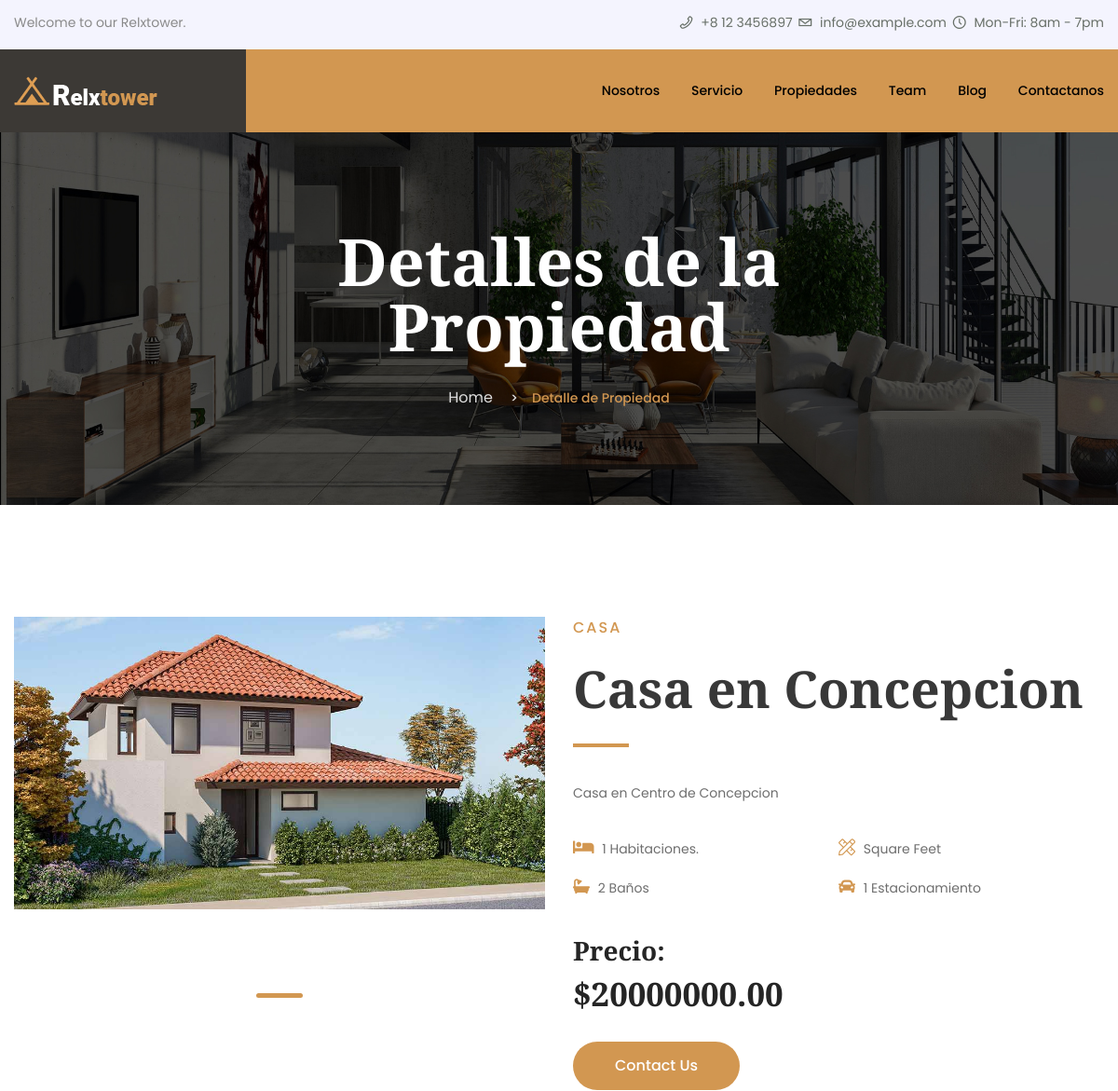
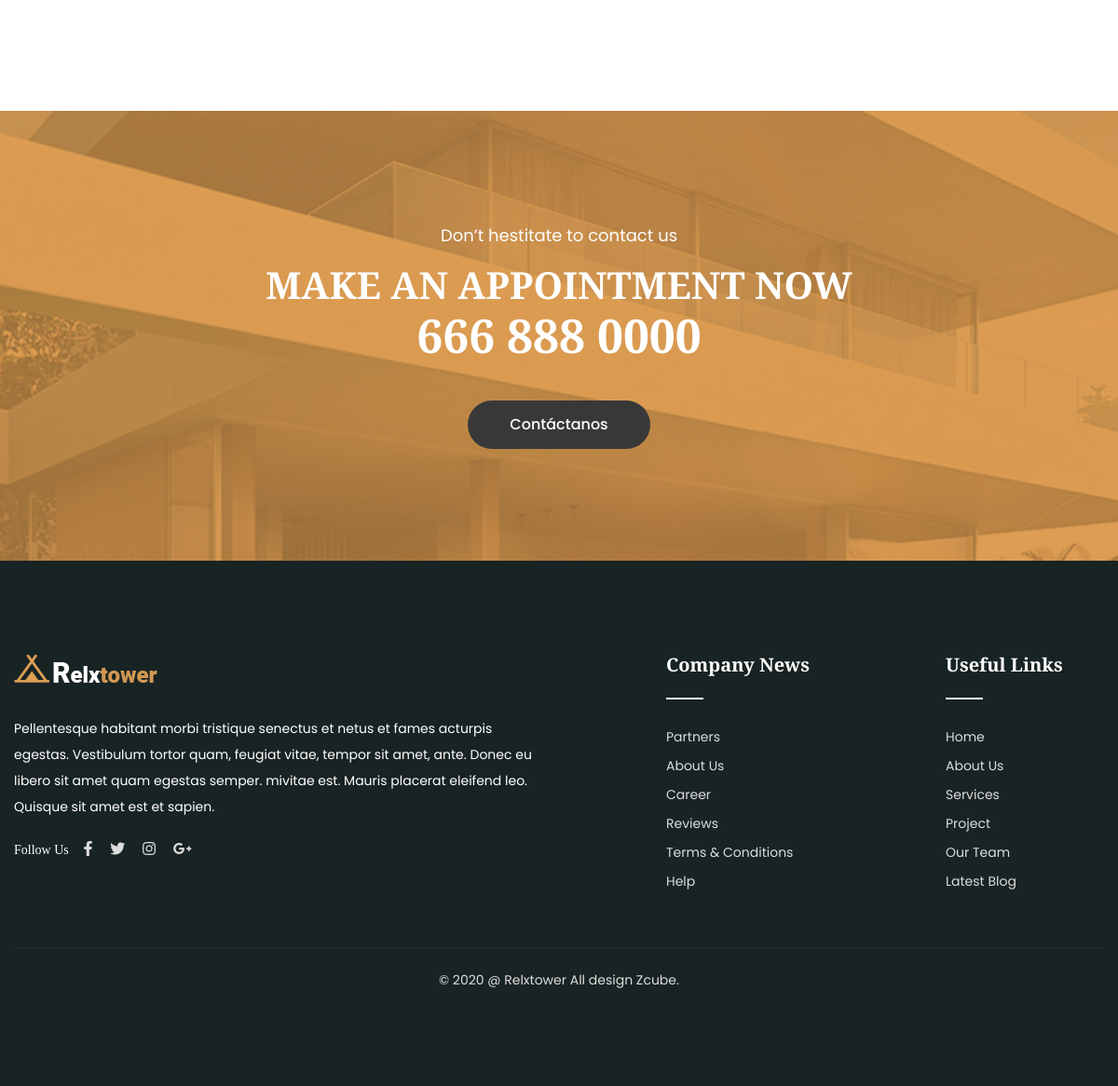
/detail/3, run on the app's committed database (2 pictures, top to bottom).
### real_state/models.py (models this page shows, shortened)
class Property(models.Model):
    SALE = 'sale'
    RENT = 'rent'
    CATEGORIES_CHOICES = (
        ('house', 'House'),
        ('apartment', 'Apartment'),
        ('office', 'Office'),
    )
    title = models.CharField(max_length=100)
    description = models.TextField()
    category = models.ForeignKey(Category, on_delete=models.CASCADE)
    transaction_type = models.CharField(max_length=10, choices=(
        (SALE, 'Sale'),
        (RENT, 'Rent'),
    ))
    price = models.DecimalField(max_digits=10, decimal_places=2)
    square_meters = models.DecimalField(max_digits=10, decimal_places=2)
    bathrooms = models.PositiveIntegerField()
    bedrooms = models.PositiveIntegerField()
    car_parking = models.PositiveBigIntegerField(default=0)
    main_image = models.ImageField(upload_to='property_images')
    created_at = models.DateTimeField(auto_now_add=True)
    updated_at = models.DateTimeField(auto_now=True)
    is_popular = models.BooleanField(default=False)

class Category(models.Model):
    name = models.CharField(max_length=50)
    def __str__(self):
        return self.name

### real_state/views.py (the view)
# urls.py: path('detail/<int:id>',views.DetailPropertyView,name='detail'),
def DetailPropertyView(request,id):
    context = {}
    property = Property.objects.get(pk=id)
    context['property'] = property
    context['images'] = AdditionalImage.objects.filter(property=property)
    return render(request,"propertie/detail_property.html",context)

### real_state/templates/propertie/detail_property.html (shortened to what this page needs)
{% extends 'base.html' %}
{% load static %}
{% block content %}
<section class="breadcrumb-area d-flex align-items-center" style="background-image:url(../../static/img/test-bg.jpg)">
    <div class="container">
        <div class="row">
            <div class="col-xl-6 offset-xl-3 col-lg-8 offset-lg-2">
                <div class="breadcrumb-wrap text-center">
                    <div class="breadcrumb-title mb-30">
                        <h2>Detalles de la Propiedad</h2>
                    </div>
                    <nav aria-label="breadcrumb">
                        <ol class="breadcrumb">
                            <li class="breadcrumb-item"><a href="/">Home</a></li>
                            <li class="breadcrumb-item active" aria-current="page">Detalle de Propiedad</li>
                        </ol>
                    </nav>
                </div>
            </div>
        </div>
    </div>
</section>
<section class="choose-area pt-120 pb-120 p-relative">
    <div class="chosse-img wow fadeInRight animated" data-animation="fadeInRight animated" data-delay=".2s"></div>
    <div class="container">
        <div class="row">
            <div class="col-xl-6">
                <div class="s-about-img p-relative">
                    <img src="{{property.main_image.url}}" class="w-100 h-100" alt="img">
                </div>
                <div class="row services-active mt-4">
                </div>
             </div>
            <div class="col-xl-6">
                <div class="choose-wrap">
                    <div class="section-title w-title left-align mb-35 wow fadeInDown animated" data-animation="fadeInDown animated" data-delay=".2s">
                        <span>{{property.category}}</span>
                        <h2>{{property.title}}</h2>
                    </div>
                    <div class="choose-content wow fadeInUp animated" data-animation="fadeInDown animated" data-delay=".2s">
                        <p>{{property.description}}</p>
                        <div class="choose-list mt-20 mb-20">
                            <ul>
                                <li>
                                   <i class="fas fa-bed"></i>
                                    <span>{{property.bedrooms}} Habitaciones.</span>
                                </li>
                                <li>
                                   <i class="fal fa-pencil-ruler"></i>
                                    <span>Square Feet </span>
                                </li>
                                <li>
                                    <i class="fas fa-bath"></i>
                                    <span>{{property.bathrooms}} Baños</span>
                                </li>
                                <li>
                                   <i class="fas fa-car"></i>
                                    <span>{{property.car_parking}} Estacionamiento</span>
                                </li>
                            </ul>
                        </div>
                        <h3>Precio:</h3>
                        <h2>${{property.price}}</h2>
                        <div class="choose-btn mt-30">
                            <a href="/contact/" class="btn">Contact Us</a>
                        </div>
                    </div>
                </div>
            </div>
        </div>
    </div>
</section>
<section class="cta-area cta-bg pt-120 pb-120" style="background-image:url(../../static/img/cta_bg02.jpg)">
    <div class="container">
        <div class="row justify-content-center text-center">
            <div class="col-lg-12">
                <div class="section-title cta-title wow fadeInLeft animated" data-animation="fadeInDown animated" data-delay=".2s">
                    <p>Don’t hestitate to contact us</p>
                    <h2>MAKE AN APPOINTMENT NOW</h2>
                    <h3>666 888 0000</h3>
                     <div class="cta-btn s-cta-btn wow fadeInRight animated mt-30" data-animation="fadeInDown animated" data-delay=".2s">
                        <a href="/contact/" class="btn">Contáctanos</a>
                    </div>
                </div>
            </div>
        </div>
    </div>
</section>
{% endblock %}

### static/css/default.css (style rules this page uses)
.mt-20 { margin-top: 20px; }
.mt-30 { margin-top: 30px; }
.mb-20 { margin-bottom: 20px; }
.mb-30 { margin-bottom: 30px; }
.mb-35 { margin-bottom: 35px; }
.pt-120 { padding-top: 120px; }
.pb-120 { padding-bottom: 120px; }

### static/css/responsive.css (style rules this page uses)
@media (min-width: 992px) and (max-width: 1200px) { .s-about-img img { width:100%; margin-bottom:30px; } }
@media (min-width: 992px) and (max-width: 1200px) { .chosse-img { width: 45%; } }
@media (min-width: 992px) and (max-width: 1200px) { .choose-content p { padding-right: 50px; } }

### data on the page
Property: main_image (picture), category "CASA", title "Casa en Concepcion", description "Casa en Centro de Concepcion", bedrooms "1", bathrooms "2", car_parking "1", price "20000000.00"
